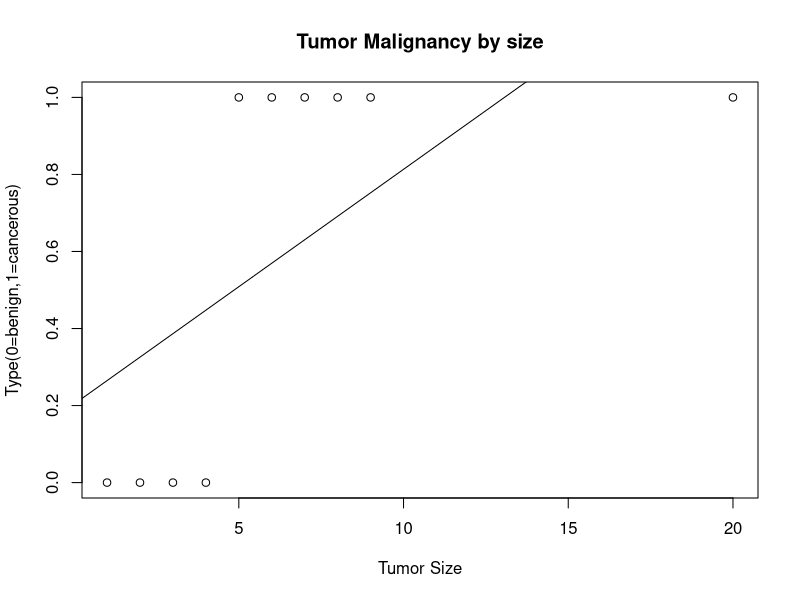
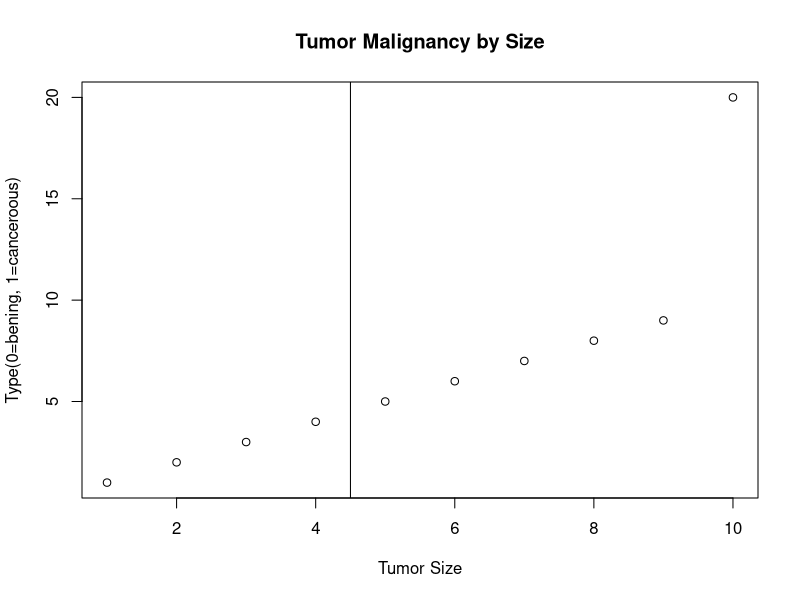

Recreate these plots in R, in order.
## ---- chunk 1
knitr::opts_chunk$set(echo = TRUE)
## ---- chunk 2
summary(cars)
## ---- chunk 3

data<-data.frame(tumor.size<-c(1,2,3,4,5,6,7,8,9,20),
                 malignant<-c(0,0,0,0,1,1,1,1,1,1))

tumor.lm<-lm(malignant~tumor.size, data=data)

plot(y=data$malignant,x=data$tumor.size,main="Tumor Malignancy by size",
     ylab="Type(0=benign,1=cancerous)",xlab="Tumor Size")
abline(a=coef(tumor.lm[1]),b=coef(tumor.lm[2]))
coef(tumor.lm)

## ---- chunk 4
summary(tumor.lm)$r.squared
## ---- chunk 5

plot(Y=data$malignant,x=data$tumor.size,main="Tumor Malignancy by Size",ylab="Type(0=bening, 1=canceroous)",xlab="Tumor Size")
abline(v=4.5)

